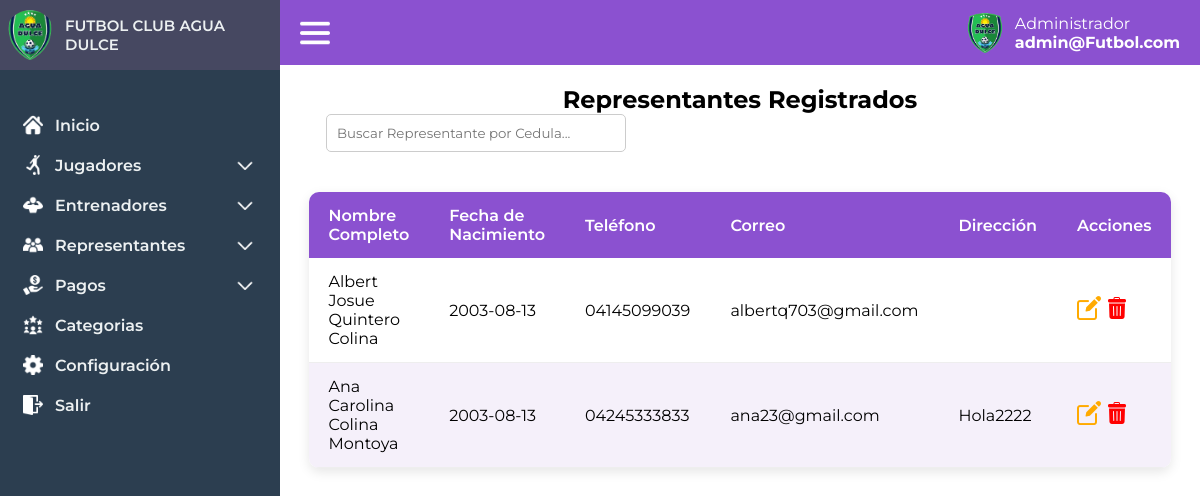
The app's page /administrador/representantes_lista (signed in), older data.
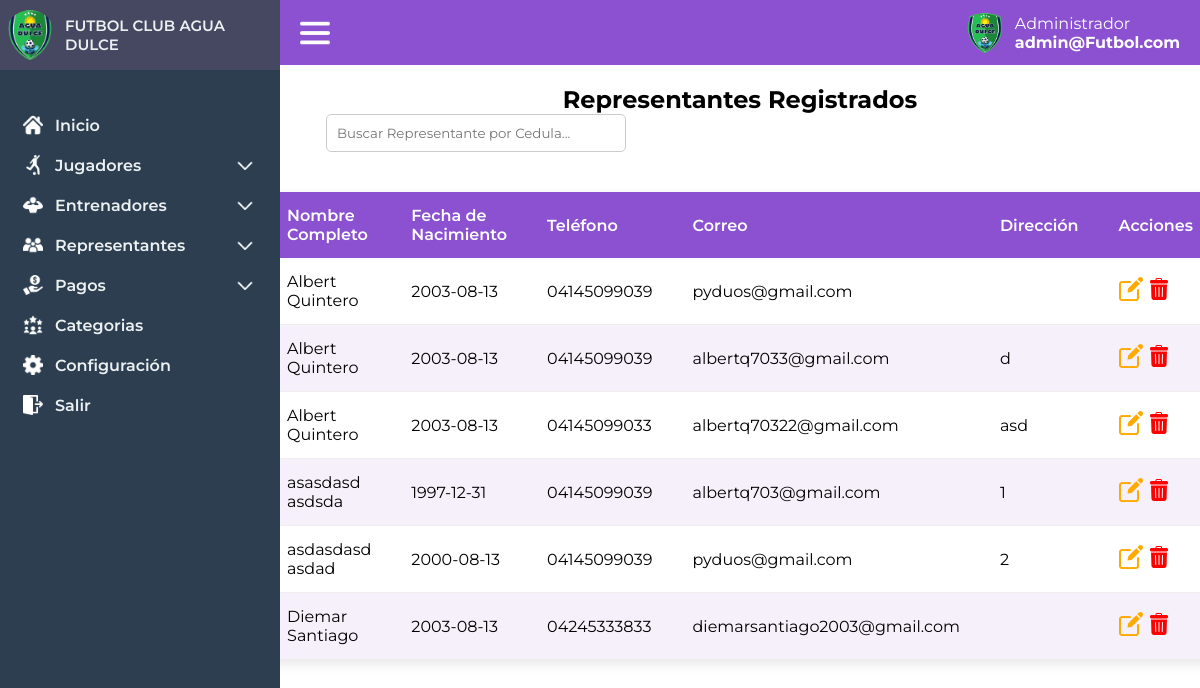
The same page, newer data.
### tables this page shows
CREATE TABLE `representantes` (
  `id` int(11) NOT NULL,
  `nombre_completo` varchar(100) NOT NULL,
  `fecha_nacimiento` date NOT NULL,
  `cedula` varchar(20) NOT NULL,
  `telefono` varchar(20) DEFAULT NULL,
  `correo` varchar(100) DEFAULT NULL,
  `direccion` text DEFAULT NULL,
  `foto` varchar(255) NOT NULL,
  `id_usuario` int(11) DEFAULT NULL,
  `passwordp` varchar(255) NOT NULL
);

### controlador/vistas.php (called while the page is built, shortened)
<?php
class vistas
{
    function vistan($vista){
        require "vistas/".$vista.".php";
    }
}
?>

### controlador/administrador.php (called while the page is built, shortened)
<?php
require_once "modelo/adminmodel.php";
class administrador extends vistas{
        public function representantes_lista(){
            $this->jugadores = adminModel::getAllRepresentatives();
            $this->vistan('administrador/representative_list');
        }
}
?>

### modelo/database.php (called while the page is built, shortened)
<?php
    class Database
    {
        public static function getDatabase(){
            try {
                $db = new PDO("mysql:host=localhost;dbname=futbolclub", "root", "");
                return $db;
            } catch (Exception $e) {
                return false;
            }
        }
    }
    ?>

### modelo/adminmodel.php (called while the page is built, shortened)
<?php
    require_once "database.php";
    class adminModel extends Database
    {
    public static function getAllRepresentatives() {
        try {
            $stmt = Database::getDatabase()->prepare("SELECT * FROM representantes ORDER BY nombre_completo");
            $stmt->execute();
            return $stmt->fetchAll(PDO::FETCH_ASSOC);
        } catch (PDOException $e) {
            return [];
        }
    }
}
?>

### vistas/administrador/representative_list.php (the view, shortened to what this page needs)
<!DOCTYPE html>
<html lang="es">
<head>
    <link rel="stylesheet" href="/FutbolClub/assets/css/index.css">
    <link rel="stylesheet" href="/FutbolClub/assets/css/players.css">
    <link rel="stylesheet" href="/FutbolClub/assets/css/toastr.min.css">
</head>
<body>
     <?php include("vistas/layout/header.php") ?>
    <main class="index-main" id="index-main">
    <?php include('vistas/layout/session.php'); ?>
        <div class="playerlist-container">
            <h2>Representantes Registrados</h2>
            <div class="playerlist-actions">
                <input type="text" id="search-player" placeholder="Buscar Representante por Cedula..." onkeyup="filtrarTabla()">
            </div>
            <table class="player-table" id="player-table">
                <thead>
                    <tr>
                        <th>Nombre Completo</th>
                        <th>Fecha de Nacimiento</th>
                        <th>Teléfono</th>
                        <th>Correo</th>
                        <th>Dirección</th>
                        <th>Acciones</th>
                    </tr>
                </thead>
                <tbody id="player-list">
                    <?php
        if (empty($this->jugadores)) {
            echo '<tr><td colspan="6">No hay jugadores registrados.</td></tr>';
        } else {
            foreach ($this->jugadores as $jugador) {
                echo '<tr>';
                echo '<td>' . htmlspecialchars($jugador['nombre_completo']) . '</td>';
                echo '<td>' . htmlspecialchars($jugador['fecha_nacimiento']) . '</td>';
                echo '<td>' . htmlspecialchars($jugador['telefono']) . '</td>';
                echo '<td>' . htmlspecialchars($jugador['correo']) . '</td>';
                echo '<td>' . htmlspecialchars($jugador['direccion']) . '</td>';
                echo '<td>
                        <a class="edit-representative" data-id="' . htmlspecialchars($jugador['id']) . '"><img src="/FutbolClub/assets/img/editar.png" alt=""></a>
                        <a class="delete-representative" data-id="' . htmlspecialchars($jugador['cedula']) . '" data-name="' . htmlspecialchars($jugador['nombre_completo']) . '"><img src="/FutbolClub/assets/img/papelera.png" alt=""></a>
                      </td>';
                echo '</tr>';
            }
        }
        ?>
                </tbody>
            </table>
        </div>
    </main>
</body>
</html>

Row changes from the older to the newer data that the page shows:
removed representantes: nombre_completo "Albert Josue Quintero Colina", fecha_nacimiento "2003-08-13", telefono "04145099039", correo "albertq703@gmail.com"
removed representantes: nombre_completo "Ana Carolina Colina Montoya", fecha_nacimiento "2003-08-13", telefono "04245333833", correo "ana23@gmail.com", direccion "Hola2222"
added representantes: nombre_completo "Albert Quintero", fecha_nacimiento "2003-08-13", telefono "04145099039", correo "pyduos@gmail.com"
added representantes: nombre_completo "Albert Quintero", fecha_nacimiento "2003-08-13", telefono "04145099039", correo "albertq7033@gmail.com", direccion "d"
added representantes: nombre_completo "Albert Quintero", fecha_nacimiento "2003-08-13", telefono "04145099033", correo "albertq70322@gmail.com", direccion "asd"
added representantes: nombre_completo "asasdasd asdsda", fecha_nacimiento "1997-12-31", telefono "04145099039", correo "albertq703@gmail.com", direccion "1"
added representantes: nombre_completo "asdasdasd asdad", fecha_nacimiento "2000-08-13", telefono "04145099039", correo "pyduos@gmail.com", direccion "2"
added representantes: nombre_completo "Diemar Santiago", fecha_nacimiento "2003-08-13", telefono "04245333833", correo "diemarsantiago2003@gmail.com"
